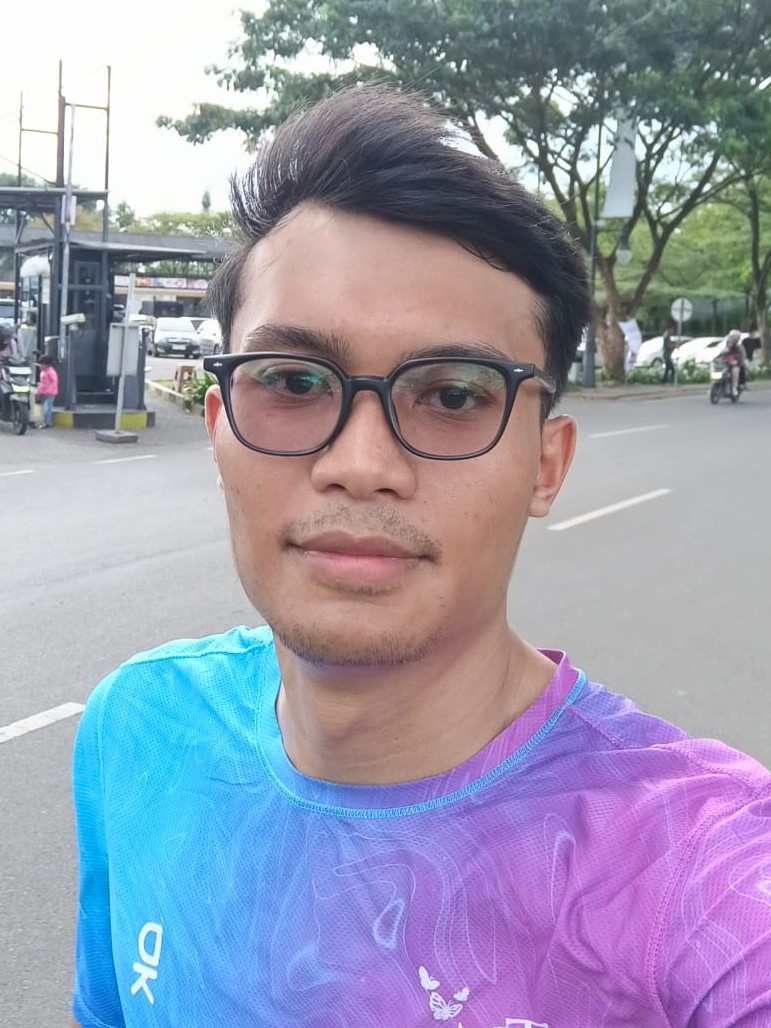
#> input picture WhatsApp Image 2026-07-22 at 17.24.29.jpeg, 771 x 1028 px
$ python detect_face.py 'WhatsApp Image 2026-07-22 at 17.24.29.jpeg'
#> lines starting #> are read from the running program, lines starting #| are printed output that depends on the picture
#!/usr/bin/env python3
# detect_face.py - Deteksi wajah dengan OpenCV

import sys
import json
import cv2
import os

def detect_faces(image_path):
    try:
        # Baca gambar
        img = cv2.imread(image_path)
#> img is the input picture: shape (1028, 771, 3); mean B, G, R 174.2, 154, 153.6
        if img is None:
            return {'error': 'Gambar tidak ditemukan', 'faces': []}

        # Konversi ke grayscale
        gray = cv2.cvtColor(img, cv2.COLOR_BGR2GRAY)
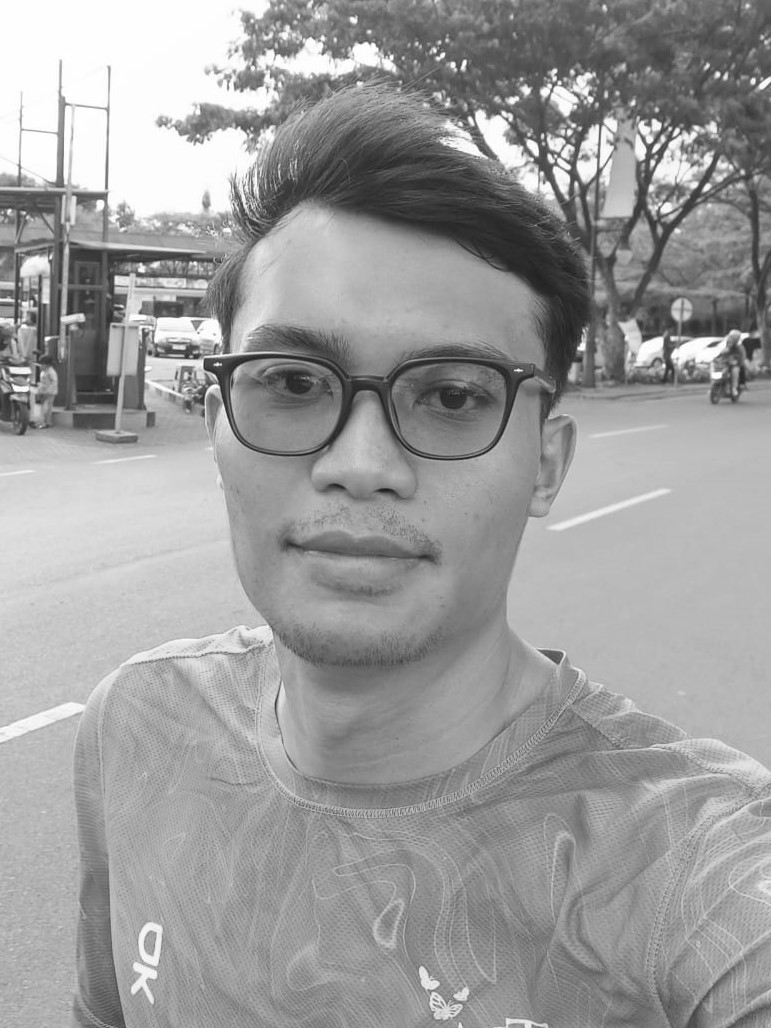
#> gray: shape (1028, 771); min 20, max 255, mean 156.2

        # Load Haar Cascade untuk deteksi wajah
        face_cascade = cv2.CascadeClassifier(
            cv2.data.haarcascades + 'haarcascade_frontalface_default.xml'
        )

        # Deteksi wajah
        faces = face_cascade.detectMultiScale(
            gray,
            scaleFactor=1.1,
            minNeighbors=5,
            minSize=(30, 30)
        )
#> faces = [[126, 210, 488, 488]]

        # Format hasil
        face_list = []
        for (x, y, w, h) in faces:
            face_list.append({
                'x': int(x),
                'y': int(y),
                'w': int(w),
                'h': int(h)
            })
#> this loop made 1 pass
#> after the loop, face_list = 1 item

        return {
            'faces': face_list,
            'count': len(face_list)
        }

    except Exception as e:
        return {'error': str(e), 'faces': []}

if __name__ == '__main__':
    if len(sys.argv) < 2:
        print(json.dumps({'error': 'Usage: python detect_face.py image_path'}))
        sys.exit(1)

    image_path = sys.argv[1]
    result = detect_faces(image_path)
#> result = 2 items
    print(json.dumps(result))
#| {"faces": [{"x": 126, "y": 210, "w": 488, "h": 488}], "count": 1}
